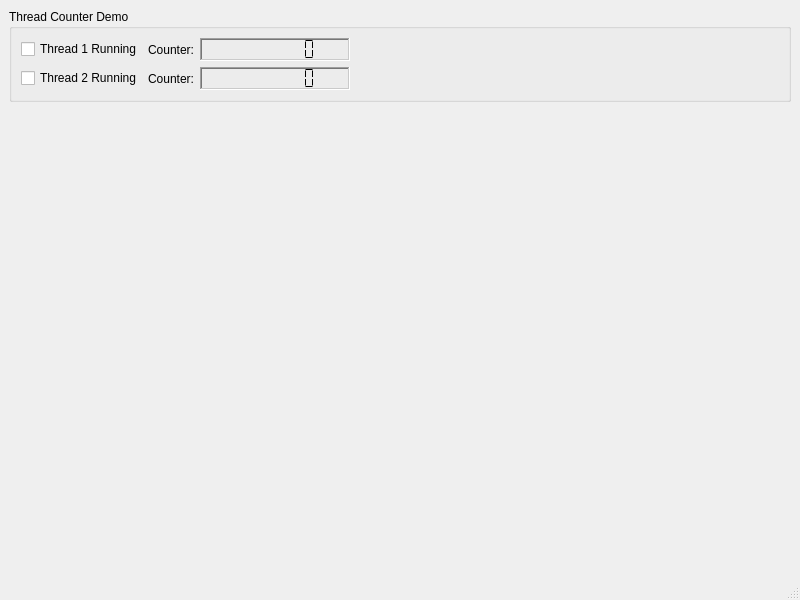
<?xml version="1.0" encoding="UTF-8"?>
<ui version="4.0">
 <class>MainWindow</class>
 <widget class="QMainWindow" name="MainWindow">
  <property name="geometry">
   <rect>
    <x>0</x>
    <y>0</y>
    <width>800</width>
    <height>600</height>
   </rect>
  </property>
  <property name="windowTitle">
   <string>MainWindow</string>
  </property>
  <widget class="QWidget" name="centralwidget">
   <layout class="QVBoxLayout" name="verticalLayout">
    <item>
     <widget class="QGroupBox" name="groupBox">
      <property name="title">
       <string>Thread Counter Demo</string>
      </property>
      <layout class="QVBoxLayout" name="verticalLayout_2">
       <item>
        <layout class="QHBoxLayout" name="horizontalLayout">
         <item>
          <widget class="QCheckBox" name="thread1Checkbox">
           <property name="text">
            <string>Thread 1 Running</string>
           </property>
          </widget>
         </item>
         <item>
          <widget class="QLabel" name="label">
           <property name="text">
            <string>Counter:</string>
           </property>
          </widget>
         </item>
         <item>
          <widget class="QLCDNumber" name="thread1Counter">
           <property name="minimumSize">
            <size>
             <width>150</width>
             <height>0</height>
            </size>
           </property>
           <property name="font">
            <font>
             <pointsize>8</pointsize>
            </font>
           </property>
           <property name="frameShape">
            <enum>QFrame::Shape::WinPanel</enum>
           </property>
           <property name="frameShadow">
            <enum>QFrame::Shadow::Sunken</enum>
           </property>
           <property name="digitCount">
            <number>8</number>
           </property>
           <property name="segmentStyle">
            <enum>QLCDNumber::SegmentStyle::Flat</enum>
           </property>
          </widget>
         </item>
         <item>
          <spacer name="horizontalSpacer">
           <property name="orientation">
            <enum>Qt::Orientation::Horizontal</enum>
           </property>
           <property name="sizeHint" stdset="0">
            <size>
             <width>40</width>
             <height>20</height>
            </size>
           </property>
          </spacer>
         </item>
        </layout>
       </item>
       <item>
        <layout class="QHBoxLayout" name="horizontalLayout_2">
         <item>
          <widget class="QCheckBox" name="thread2Checkbox">
           <property name="text">
            <string>Thread 2 Running</string>
           </property>
          </widget>
         </item>
         <item>
          <widget class="QLabel" name="label_2">
           <property name="text">
            <string>Counter:</string>
           </property>
          </widget>
         </item>
         <item>
          <widget class="QLCDNumber" name="thread2Counter">
           <property name="minimumSize">
            <size>
             <width>150</width>
             <height>0</height>
            </size>
           </property>
           <property name="font">
            <font>
             <pointsize>11</pointsize>
             <kerning>false</kerning>
            </font>
           </property>
           <property name="frameShape">
            <enum>QFrame::Shape::WinPanel</enum>
           </property>
           <property name="frameShadow">
            <enum>QFrame::Shadow::Sunken</enum>
           </property>
           <property name="lineWidth">
            <number>1</number>
           </property>
           <property name="digitCount">
            <number>8</number>
           </property>
           <property name="segmentStyle">
            <enum>QLCDNumber::SegmentStyle::Flat</enum>
           </property>
           <property name="intValue" stdset="0">
            <number>0</number>
           </property>
          </widget>
         </item>
         <item>
          <spacer name="horizontalSpacer_2">
           <property name="orientation">
            <enum>Qt::Orientation::Horizontal</enum>
           </property>
           <property name="sizeHint" stdset="0">
            <size>
             <width>40</width>
             <height>20</height>
            </size>
           </property>
          </spacer>
         </item>
        </layout>
       </item>
      </layout>
     </widget>
    </item>
    <item>
     <spacer name="verticalSpacer">
      <property name="orientation">
       <enum>Qt::Orientation::Vertical</enum>
      </property>
      <property name="sizeHint" stdset="0">
       <size>
        <width>20</width>
        <height>40</height>
       </size>
      </property>
     </spacer>
    </item>
   </layout>
  </widget>
  <widget class="QMenuBar" name="menubar">
   <property name="geometry">
    <rect>
     <x>0</x>
     <y>0</y>
     <width>800</width>
     <height>18</height>
    </rect>
   </property>
  </widget>
  <widget class="QStatusBar" name="statusbar"/>
 </widget>
 <resources/>
 <connections/>
</ui>
